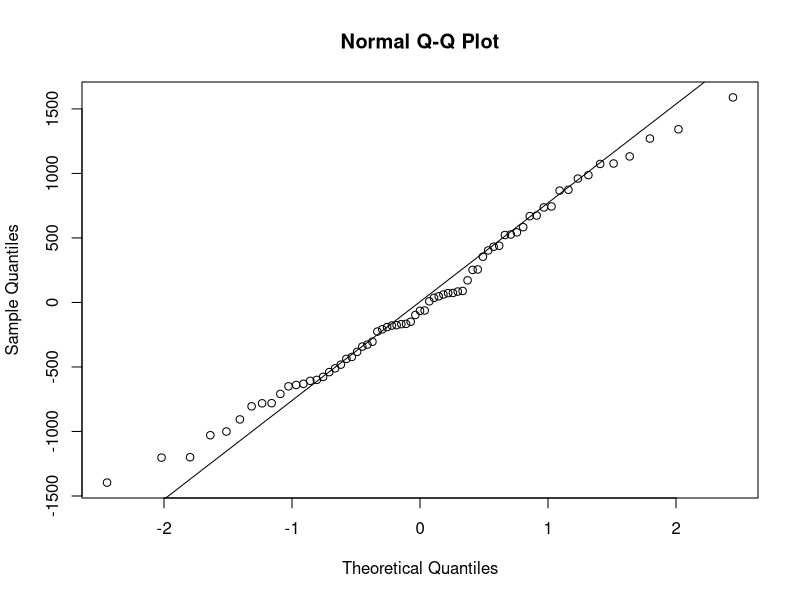
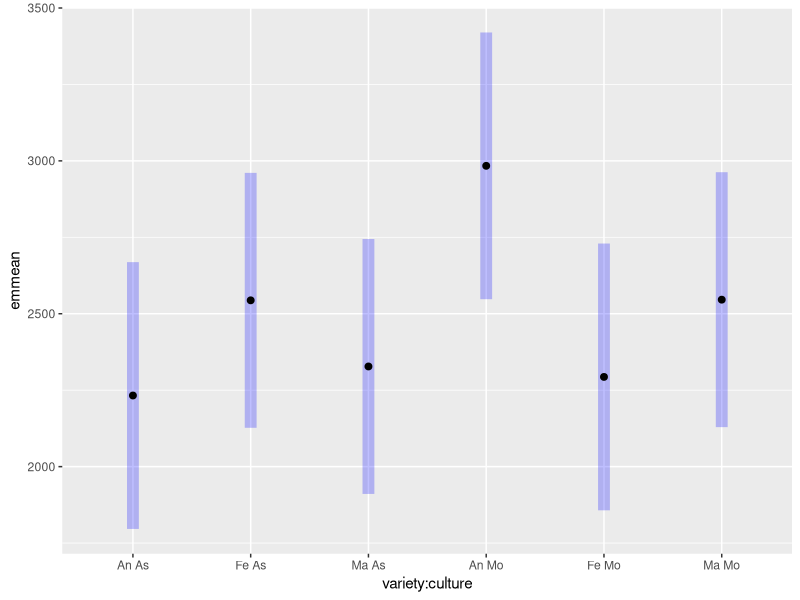
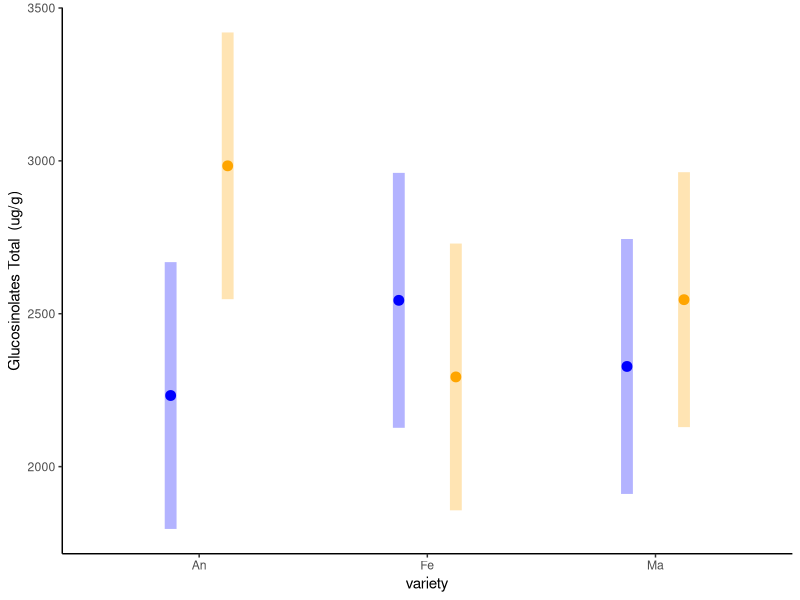
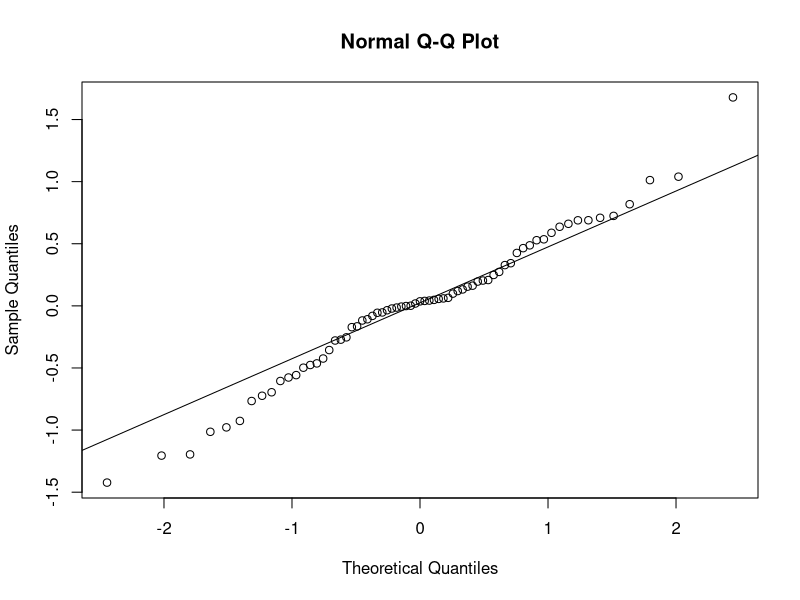
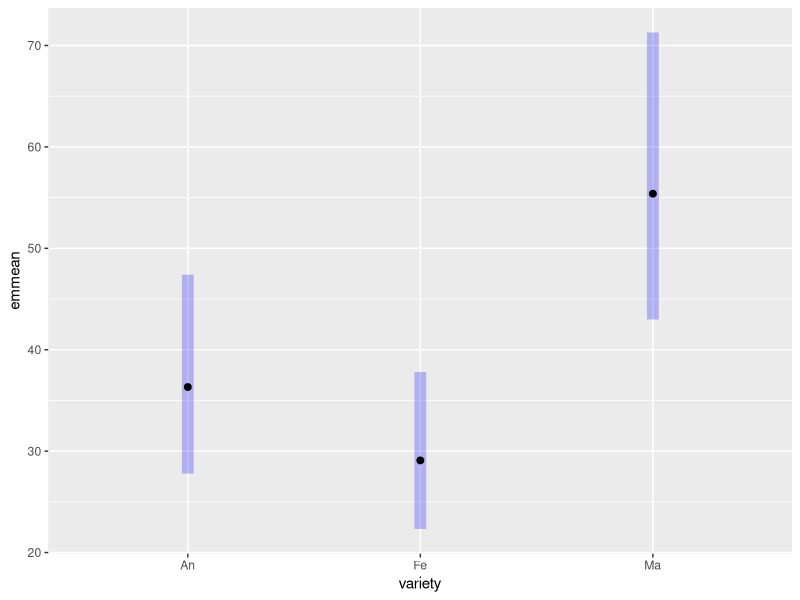
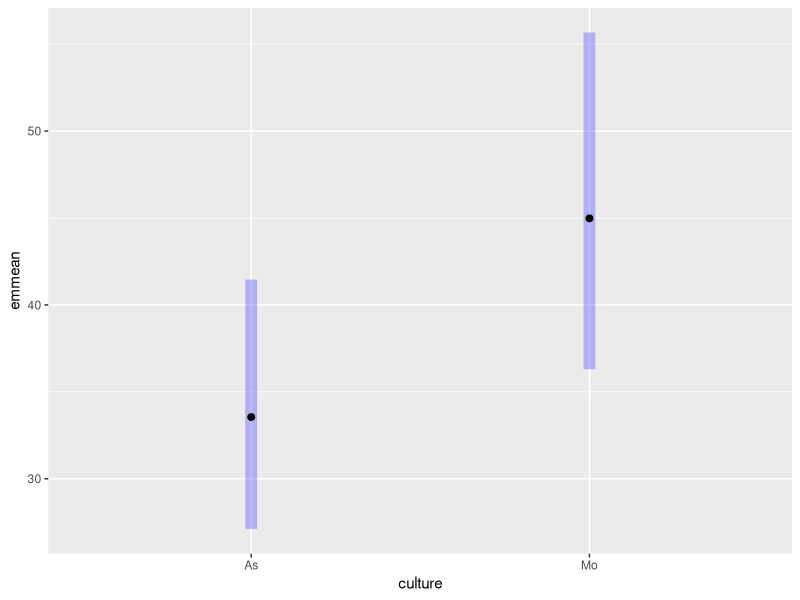
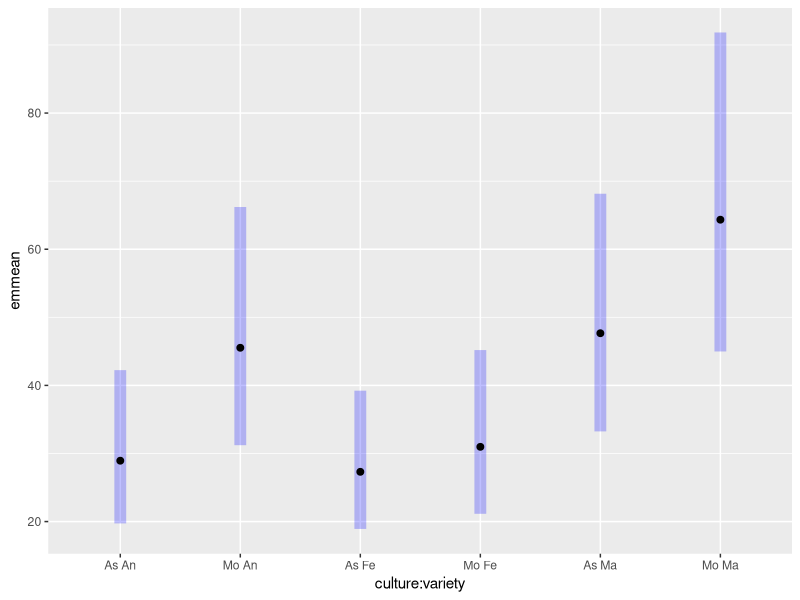
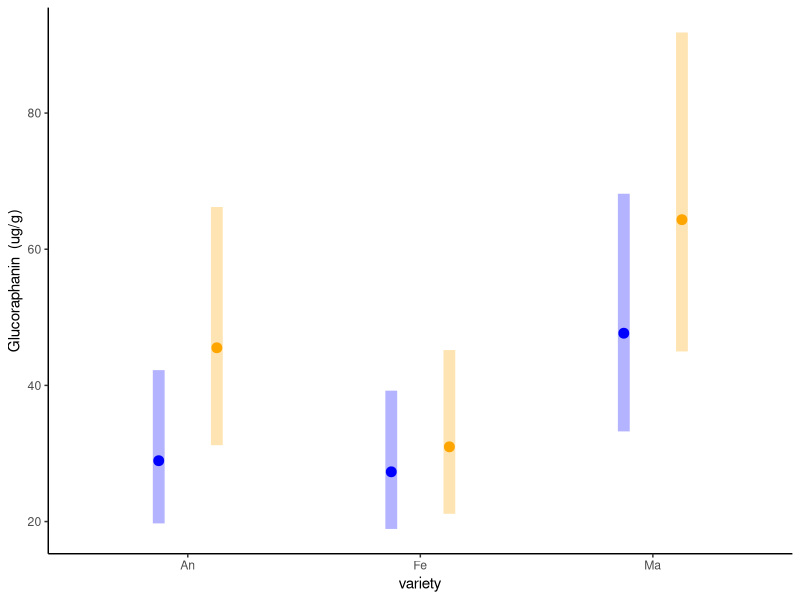

Source code (R) for these figures, in order: (Note: this script raises an error after producing the figures.)
library (broom)
library(rstatix)
library(ggplot2)

EVA_Gluco <- read.csv("Data/Glucosinolates.csv", sep=";")
head(EVA_Gluco)

EVA_Gluco$date <- as.factor(EVA_Gluco$date)

EVA_Gluco <- subset(EVA_Gluco, EVA_Gluco$total > 60)


EVA_Gluco$Progoitrin.isomer<-as.numeric(as.character(EVA_Gluco$Progoitrin.isomer))
EVA_Gluco$Glucoalyssin<-as.numeric(as.character(EVA_Gluco$ Glucoalyssin))
EVA_Gluco$Gluconapoleiferin<-as.numeric(as.character(EVA_Gluco$Gluconapoleiferin))
EVA_Gluco$Gluconapin<-as.numeric(as.character(EVA_Gluco$Gluconapin))
EVA_Gluco$Butyl.GS<-as.numeric(as.character(EVA_Gluco$Butyl.GS))
EVA_Gluco$Glucobrassicanapin<-as.numeric(as.character(EVA_Gluco$Glucobrassicanapin))
EVA_Gluco$Glucobrassicin<-as.numeric(as.character(EVA_Gluco$Glucobrassicin))
EVA_Gluco$Gluconasturtiin<-as.numeric(as.character(EVA_Gluco$Gluconasturtiin))
EVA_Gluco$Methoxyglucobrassicin<-as.numeric(as.character(EVA_Gluco$Methoxyglucobrassicin))
EVA_Gluco$Neoglucobrassicin<-as.numeric(as.character(EVA_Gluco$Neoglucobrassicin))
EVA_Gluco$Unknown.GLS..C16H20N2O11S2.<-as.numeric(as.character(EVA_Gluco$Unknown.GLS..C16H20N2O11S2.))
EVA_Gluco$total<-as.numeric(as.character(EVA_Gluco$total))
EVA_Gluco$Glucoraphanin<-as.numeric(as.character(EVA_Gluco$Glucoraphanin))

EVA_Gluco <- subset(EVA_Gluco, EVA_Gluco$Sampling_campain == "EVA_2_BF")

EVA_Gluco$variety <- as.factor(EVA_Gluco$variety)
EVA_Gluco$bloc <- as.factor(EVA_Gluco$bloc)

head(EVA_Gluco)

# Analysis culture and variety on Total gluco ####
head(EVA_Gluco)

EVA_Gluco$variety <- as.factor(EVA_Gluco$variety)

model <- lm(total ~ bloc + variety*culture  , data=EVA_Gluco) #calculer le model, la covariable passe en premier 

model.metrics <- augment(model) 
head(model.metrics)

shapiro_test(model.metrics$.resid)
qqnorm(model.metrics$.resid)
qqline(model.metrics$.resid)

#Homogénéité des variances 

model.metrics %>% levene_test(.resid ~ variety*culture) #OK

# Valeurs aberrantes 

model.metrics %>% filter(abs(.std.resid) > 3) %>% as.data.frame() #OK

anova_table <- EVA_Gluco  %>% anova_test(total ~ bloc + variety*culture )
head(anova_table)
anova_results <- data.frame(variety_p = numeric(), culture_p = numeric(), CxV_p = numeric())

# Function to extract p-values and append to results table
variety_p <- anova_table$p[anova_table$Effect == "variety"]
culture_p <- anova_table$p[anova_table$Effect == "culture"]
CxV_p <- anova_table$p[anova_table$Effect == "variety:culture"]

# Append to the global results table
anova_results <- rbind(anova_results, data.frame(variety_p, culture_p, CxV_p ))

library(emmeans)

pwc <- 
  emmeans(model,pairwise~variety*culture)
pwc
pairwise <- pwc$contrasts

emm<-emmeans(model, ~ variety*culture, type = 'response')

plot(emm, by = NULL, comparisons = FALSE, adjust = "tukey", horizontal = FALSE)

emm<-as.data.frame(emm)
emm

plot_total <- ggplot(emm, aes(x =emmean , y = variety, color = culture)) + 
  geom_point(position = position_dodge(width = 0.5), size=3, alpha = 1) + 
  geom_linerange(aes(xmin = lower.CL, xmax = upper.CL),position = position_dodge(width = 0.5),size = 4, alpha=0.3) + 
  scale_color_manual(values = c("blue","orange"), name = "", labels = c("Intercropping", "Monocropping")) + 
  labs(x = "Glucosinolates Total  (ug/g)", y = "variety") + 
  theme_classic() + coord_flip()

total <- plot_total +  theme( legend.position="none")

total

# Analysis culture and variety on Total Glucoraphanin ####

head(EVA_Gluco)

EVA_Gluco$variety <- as.factor(EVA_Gluco$variety)

model <- lm(log(Glucoraphanin+1) ~ bloc + variety*culture  , data=EVA_Gluco) #calculer le model, la covariable passe en premier 

model.metrics <- augment(model) 
head(model.metrics)

shapiro_test(model.metrics$.resid)
qqnorm(model.metrics$.resid)
qqline(model.metrics$.resid)

#Homogénéité des variances 

model.metrics %>% levene_test(.resid ~ variety*culture) #OK

# Valeurs aberrantes 

model.metrics %>% filter(abs(.std.resid) > 3) %>% as.data.frame() #OK

EVA_Gluco$log_Glucoraphanin <- log(EVA_Gluco$Glucoraphanin+1)

anova_table <- EVA_Gluco  %>% anova_test(log_Glucoraphanin ~ bloc + variety*culture )

# Function to extract p-values and append to results table
variety_p <- anova_table$p[anova_table$Effect == "variety"]
culture_p <- anova_table$p[anova_table$Effect == "culture"]
CxV_p <- anova_table$p[anova_table$Effect == "variety:culture"]

# Append to the global results table
anova_results <- rbind(anova_results, data.frame(variety_p, culture_p, CxV_p ))

library(emmeans)

pwc <- 
  emmeans(model,pairwise~culture)
pwc
pairwise <- pwc$contrasts

emm<-emmeans(model, ~ variety, type = 'response')

plot(emm, by = NULL, comparisons = FALSE, adjust = "tukey", horizontal = FALSE)

emm<-emmeans(model, ~ culture, type = 'response')

plot(emm, by = NULL, comparisons = FALSE, adjust = "tukey", horizontal = FALSE)

emm<-emmeans(model, ~ culture*variety, type = 'response')

plot(emm, by = NULL, comparisons = FALSE, adjust = "tukey", horizontal = FALSE)

emm<-as.data.frame(emm)
emm

plot_Glucoraphanin <- ggplot(emm, aes(x =response , y = variety, color = culture)) + 
  geom_point(position = position_dodge(width = 0.5), size=3, alpha = 1) + 
  geom_linerange(aes(xmin = lower.CL, xmax = upper.CL),position = position_dodge(width = 0.5),size = 4, alpha=0.3) + 
  scale_color_manual(values = c("blue","orange"), name = "", labels = c("Intercropping", "Monocropping")) + 
  labs(x = "Glucoraphanin  (ug/g)", y = "variety") + 
  theme_classic() + coord_flip()

Glucoraphanin <- plot_Glucoraphanin +  theme( legend.position="none")

Glucoraphanin

# Progoitrin.isomer####

head(EVA_Gluco)

EVA_Gluco$variety <- as.factor(EVA_Gluco$variety)

model <- lm(log(Progoitrin.isomer+1) ~ bloc + variety*culture  , data=EVA_Gluco) #calculer le model, la covariable passe en premier 

model.metrics <- augment(model) 
head(model.metrics)

shapiro_test(model.metrics$.resid)
qqnorm(model.metrics$.resid)
qqline(model.metrics$.resid)

#Homogénéité des variances 

model.metrics %>% levene_test(.resid ~ variety*culture) #OK

# Valeurs aberrantes 

model.metrics %>% filter(abs(.std.resid) > 3) %>% as.data.frame() #OK

EVA_Gluco$log_Progoitrin.isomer <- log(EVA_Gluco$Progoitrin.isomer+1)

anova_table <- EVA_Gluco  %>% anova_test(log_Progoitrin.isomer ~ bloc + variety*culture )

# Function to extract p-values and append to results table
variety_p <- anova_table$p[anova_table$Effect == "variety"]
culture_p <- anova_table$p[anova_table$Effect == "culture"]
CxV_p <- anova_table$p[anova_table$Effect == "variety:culture"]

# Append to the global results table
anova_results <- rbind(anova_results, data.frame(variety_p, culture_p, CxV_p ))

library(emmeans)

emm<-emmeans(model, ~ culture*variety, type = 'response')

plot(emm, by = NULL, comparisons = FALSE, adjust = "tukey", horizontal = FALSE)

emm<-as.data.frame(emm)
emm

pwc <- 
  emmeans(model,pairwise~culture*variety)
pwc

plot_Progoitrin.isomer<- ggplot(emm, aes(x =response , y = variety, color = culture)) + 
  geom_point(position = position_dodge(width = 0.5), size=3, alpha = 1) + 
  geom_linerange(aes(xmin = lower.CL, xmax = upper.CL),position = position_dodge(width = 0.5),size = 4, alpha=0.3) + 
  scale_color_manual(values = c("blue","orange"), name = "", labels = c("Intercropping", "Monocropping")) + 
  labs(x = "Progoitrin  (ug/g)", y = "variety") + 
  theme_classic() + coord_flip()

Progoitrin <- plot_Progoitrin.isomer +  theme( legend.position="none")

Progoitrin

# Glucoalyssin ####

head(EVA_Gluco)

EVA_Gluco$variety <- as.factor(EVA_Gluco$variety)

model <- lm(Glucoalyssin ~ bloc + variety*culture  , data=EVA_Gluco) #calculer le model, la covariable passe en premier 

model.metrics <- augment(model) 
head(model.metrics)

shapiro_test(model.metrics$.resid)
qqnorm(model.metrics$.resid)
qqline(model.metrics$.resid)

#Homogénéité des variances 

model.metrics %>% levene_test(.resid ~ variety*culture) #OK

# Valeurs aberrantes 

model.metrics %>% filter(abs(.std.resid) > 3) %>% as.data.frame() #OK

anova_table <- EVA_Gluco  %>% anova_test(Glucoalyssin ~ bloc + variety*culture )

# Function to extract p-values and append to results table
variety_p <- anova_table$p[anova_table$Effect == "variety"]
culture_p <- anova_table$p[anova_table$Effect == "culture"]
CxV_p <- anova_table$p[anova_table$Effect == "variety:culture"]

# Append to the global results table
anova_results <- rbind(anova_results, data.frame(variety_p, culture_p, CxV_p ))

library(emmeans)

emm<-emmeans(model, ~ culture*variety, type = 'response')

plot(emm, by = NULL, comparisons = FALSE, adjust = "tukey", horizontal = FALSE)

emm<-as.data.frame(emm)
emm

plot_Glucoalyssin <- ggplot(emm, aes(x =emmean , y = variety, color = culture)) + 
  geom_point(position = position_dodge(width = 0.5), size=3, alpha = 1) + 
  geom_linerange(aes(xmin = lower.CL, xmax = upper.CL),position = position_dodge(width = 0.5),size = 4, alpha=0.3) + 
  scale_color_manual(values = c("blue","orange"), name = "", labels = c("Intercropping", "Monocropping")) + 
  labs(x = "Glucoalyssin  (ug/g)", y = "variety") + 
  theme_classic() + coord_flip()

Glucoalyssin <- plot_Glucoalyssin +  theme( legend.position="none")

Glucoalyssin

# Gluconapoleiferin ####

head(EVA_Gluco)

EVA_Gluco$variety <- as.factor(EVA_Gluco$variety)

model <- lm(log(Gluconapoleiferin+1) ~ bloc + variety*culture  , data=EVA_Gluco) #calculer le model, la covariable passe en premier 

model.metrics <- augment(model) 
head(model.metrics)

shapiro_test(model.metrics$.resid)
qqnorm(model.metrics$.resid)
qqline(model.metrics$.resid)

#Homogénéité des variances 

model.metrics %>% levene_test(.resid ~ variety*culture) #OK

# Valeurs aberrantes 

model.metrics %>% filter(abs(.std.resid) > 3) %>% as.data.frame() #OK

EVA_Gluco$log_Gluconapoleiferin <- log(EVA_Gluco$Gluconapoleiferin+1)

anova_table <- EVA_Gluco  %>% anova_test(log_Gluconapoleiferin ~ bloc + variety*culture )

# Function to extract p-values and append to results table
variety_p <- anova_table$p[anova_table$Effect == "variety"]
culture_p <- anova_table$p[anova_table$Effect == "culture"]
CxV_p <- anova_table$p[anova_table$Effect == "variety:culture"]

# Append to the global results table
anova_results <- rbind(anova_results, data.frame(variety_p, culture_p, CxV_p ))

library(emmeans)

pwc <- 
  emmeans(model,pairwise~culture*variety)
pwc
pairwise <- pwc$contrasts

emm<-emmeans(model, ~ variety, type = 'response')

plot(emm, by = NULL, comparisons = FALSE, adjust = "tukey", horizontal = FALSE)

emm<-emmeans(model, ~ culture, type = 'response')

plot(emm, by = NULL, comparisons = FALSE, adjust = "tukey", horizontal = FALSE)

emm<-emmeans(model, ~ culture*variety, type = 'response')

plot(emm, by = NULL, comparisons = FALSE, adjust = "tukey", horizontal = FALSE)

emm<-as.data.frame(emm)
emm

plot_Gluconapoleiferin <- ggplot(emm, aes(x =response , y = variety, color = culture)) + 
  geom_point(position = position_dodge(width = 0.5), size=3, alpha = 1) + 
  geom_linerange(aes(xmin = lower.CL, xmax = upper.CL),position = position_dodge(width = 0.5),size = 4, alpha=0.3) + 
  scale_color_manual(values = c("blue","orange"), name = "", labels = c("Intercropping", "Monocropping")) + 
  labs(x = "Glucoraphanin  (ug/g)", y = "variety") + 
  theme_classic() + coord_flip()

Gluconapoleiferin <- plot_Gluconapoleiferin +  theme( legend.position="none")

Gluconapoleiferin

#Gluconapin####

head(EVA_Gluco)

EVA_Gluco$variety <- as.factor(EVA_Gluco$variety)

model <- lm(Gluconapin ~ bloc + variety*culture  , data=EVA_Gluco) #calculer le model, la covariable passe en premier 

model.metrics <- augment(model) 
head(model.metrics)

shapiro_test(model.metrics$.resid)
qqnorm(model.metrics$.resid)
qqline(model.metrics$.resid)

#Homogénéité des variances 

model.metrics %>% levene_test(.resid ~ variety*culture) #OK

# Valeurs aberrantes 

model.metrics %>% filter(abs(.std.resid) > 3) %>% as.data.frame() #OK

anova_table <- EVA_Gluco  %>% anova_test(Gluconapin ~ bloc + variety*culture )

# Function to extract p-values and append to results table
variety_p <- anova_table$p[anova_table$Effect == "variety"]
culture_p <- anova_table$p[anova_table$Effect == "culture"]
CxV_p <- anova_table$p[anova_table$Effect == "variety:culture"]

# Append to the global results table
anova_results <- rbind(anova_results, data.frame(variety_p, culture_p, CxV_p ))

library(emmeans)

emm<-emmeans(model, ~ culture*variety, type = 'response')

plot(emm, by = NULL, comparisons = FALSE, adjust = "tukey", horizontal = FALSE)

emm<-as.data.frame(emm)
emm

plot_Gluconapin<- ggplot(emm, aes(x =emmean , y = variety, color = culture)) + 
  geom_point(position = position_dodge(width = 0.5), size=3, alpha = 1) + 
  geom_linerange(aes(xmin = lower.CL, xmax = upper.CL),position = position_dodge(width = 0.5),size = 4, alpha=0.3) + 
  scale_color_manual(values = c("blue","orange"), name = "", labels = c("Intercropping", "Monocropping")) + 
  labs(x = "Gluconapinn  (ug/g)", y = "variety") + 
  theme_classic() + coord_flip()

Gluconapin <- plot_Gluconapin +  theme( legend.position="none")


# Analysis culture and variety on Total Butyl####
head(EVA_Gluco)

EVA_Gluco$variety <- as.factor(EVA_Gluco$variety)

model <- lm(log(Butyl.GS+1) ~ bloc + variety*culture  , data=EVA_Gluco) #calculer le model, la covariable passe en premier 

model.metrics <- augment(model) 
head(model.metrics)

shapiro_test(model.metrics$.resid)
qqnorm(model.metrics$.resid)
qqline(model.metrics$.resid)

#Homogénéité des variances 

model.metrics %>% levene_test(.resid ~ variety*culture) #OK

# Valeurs aberrantes 

model.metrics %>% filter(abs(.std.resid) > 3) %>% as.data.frame() #OK

anova_table <- EVA_Gluco  %>% anova_test(Butyl.GS ~ bloc + variety*culture )

# Function to extract p-values and append to results table
variety_p <- anova_table$p[anova_table$Effect == "variety"]
culture_p <- anova_table$p[anova_table$Effect == "culture"]
CxV_p <- anova_table$p[anova_table$Effect == "variety:culture"]

# Append to the global results table
anova_results <- rbind(anova_results, data.frame(variety_p, culture_p, CxV_p ))

library(emmeans)

pwc <- 
  emmeans(model,pairwise~variety)
pwc
pairwise <- pwc$contrasts

emm<-emmeans(model, ~ variety*culture, type = 'response')

plot(emm, by = NULL, comparisons = FALSE, adjust = "tukey", horizontal = FALSE)

emm<-as.data.frame(emm)
emm

plot_Butyl <- ggplot(emm, aes(x =response , y = variety, color = culture)) + 
  geom_point(position = position_dodge(width = 0.5), size=3, alpha = 1) + 
  geom_linerange(aes(xmin = lower.CL, xmax = upper.CL),position = position_dodge(width = 0.5),size = 4, alpha=0.3) + 
  scale_color_manual(values = c("blue","orange"), name = "", labels = c("Intercropping", "Monocropping")) + 
  labs(x = "Butyl glucosinolate  (ug/g)", y = "variety") + 
  theme_classic() + coord_flip()

Butyl <- plot_Butyl+  theme( legend.position="none")

Butyl

# Analysis culture and variety on Total Glucobrassicanapin ####

model <- lm(log(Glucobrassicanapin+1) ~ bloc + variety*culture  , data=EVA_Gluco) #calculer le model, la covariable passe en premier 

model.metrics <- augment(model) 
head(model.metrics)

shapiro_test(model.metrics$.resid)
qqnorm(model.metrics$.resid)
qqline(model.metrics$.resid)

#Homogénéité des variances 

model.metrics %>% levene_test(.resid ~ variety*culture) #OK

# Valeurs aberrantes 

model.metrics %>% filter(abs(.std.resid) > 3) %>% as.data.frame() #OK

EVA_Gluco$log_Glucobrassicanapin <- log(EVA_Gluco$Glucobrassicanapin+1)

anova_table <- EVA_Gluco  %>% anova_test(Glucobrassicanapin ~ bloc + variety*culture )

# Function to extract p-values and append to results table
variety_p <- anova_table$p[anova_table$Effect == "variety"]
culture_p <- anova_table$p[anova_table$Effect == "culture"]
CxV_p <- anova_table$p[anova_table$Effect == "variety:culture"]

# Append to the global results table
anova_results <- rbind(anova_results, data.frame(variety_p, culture_p, CxV_p ))

library(emmeans)

pwc <- 
  emmeans(model,pairwise~culture*variety)
pwc

pairwise <- pwc$contrasts

emm<-emmeans(model, ~ variety*culture, type = 'response')

plot(emm, by = NULL, comparisons = FALSE, adjust = "tukey", horizontal = FALSE)

emm<-as.data.frame(emm)
emm

plot_Glucobrassicanapin <- ggplot(emm, aes(x =response , y = variety, color = culture)) + 
  geom_point(position = position_dodge(width = 0.5), size=3, alpha = 1) + 
  geom_linerange(aes(xmin = lower.CL, xmax = upper.CL),position = position_dodge(width = 0.5),size = 4, alpha=0.3) + 
  scale_color_manual(values = c("blue","orange"), name = "", labels = c("Intercropping", "Monocropping")) + 
  labs(x = "Glucobrassicanapin  (ug/g)", y = "variety") + 
  theme_classic() + coord_flip()

Glucobrassicanapin <- plot_Glucobrassicanapin +  theme( legend.position="none")

Glucobrassicanapin

# Analysis culture and variety on Total Glucobrassicin ####
head(EVA_Gluco)

model <- lm(log(Glucobrassicin+1) ~ bloc + variety*culture  , data=EVA_Gluco) #calculer le model, la covariable passe en premier 

model.metrics <- augment(model) 
head(model.metrics)

shapiro_test(model.metrics$.resid)
qqnorm(model.metrics$.resid)
qqline(model.metrics$.resid)

#Homogénéité des variances 

model.metrics %>% levene_test(.resid ~ variety*culture) #OK

# Valeurs aberrantes 

model.metrics %>% filter(abs(.std.resid) > 3) %>% as.data.frame() #OK

EVA_Gluco$log_Glucobrassicin <- log(EVA_Gluco$Glucobrassicin+1)

anova_table <- EVA_Gluco  %>% anova_test(log_Glucobrassicin ~ bloc + variety*culture )

# Function to extract p-values and append to results table
variety_p <- anova_table$p[anova_table$Effect == "variety"]
culture_p <- anova_table$p[anova_table$Effect == "culture"]
CxV_p <- anova_table$p[anova_table$Effect == "variety:culture"]

# Append to the global results table
anova_results <- rbind(anova_results, data.frame(variety_p, culture_p, CxV_p ))

library(emmeans)

pwc <- 
  emmeans(model,pairwise~variety)
pwc
pairwise <- pwc$contrasts

emm<-emmeans(model, ~ variety*culture, type = 'response')

plot(emm, by = NULL, comparisons = FALSE, adjust = "tukey", horizontal = FALSE)

emm<-as.data.frame(emm)
emm

plot_Glucobrassicin <- ggplot(emm, aes(x =response , y = variety, color = culture)) + 
  geom_point(position = position_dodge(width = 0.5), size=3, alpha = 1) + 
  geom_linerange(aes(xmin = lower.CL, xmax = upper.CL),position = position_dodge(width = 0.5),size = 4, alpha=0.3) + 
  scale_color_manual(values = c("blue","orange"), name = "", labels = c("Intercropping", "Monocropping")) + 
  labs(x = "Glucobrassicin  (ug/g)", y = "variety") + 
  theme_classic() + coord_flip()

Glucobrassicin <- plot_Glucobrassicin +  theme( legend.position="none")

Glucobrassicin

#Gluconasturtiin####

head(EVA_Gluco)

model <- lm(Gluconasturtiin ~ bloc + variety*culture  , data=EVA_Gluco) #calculer le model, la covariable passe en premier 

model.metrics <- augment(model) 
head(model.metrics)

shapiro_test(model.metrics$.resid)
qqnorm(model.metrics$.resid)
qqline(model.metrics$.resid)

#Homogénéité des variances 

model.metrics %>% levene_test(.resid ~ variety*culture) #OK

# Valeurs aberrantes 

model.metrics %>% filter(abs(.std.resid) > 3) %>% as.data.frame() #OK

anova_table <- EVA_Gluco  %>% anova_test(Gluconasturtiin ~ bloc + variety*culture )

# Function to extract p-values and append to results table
variety_p <- anova_table$p[anova_table$Effect == "variety"]
culture_p <- anova_table$p[anova_table$Effect == "culture"]
CxV_p <- anova_table$p[anova_table$Effect == "variety:culture"]

# Append to the global results table
anova_results <- rbind(anova_results, data.frame(variety_p, culture_p, CxV_p ))

library(emmeans)

emm<-emmeans(model, ~ culture*variety, type = 'response')

plot(emm, by = NULL, comparisons = FALSE, adjust = "tukey", horizontal = FALSE)

emm<-as.data.frame(emm)
emm

plot_Gluconasturtiin <- ggplot(emm, aes(x =emmean , y = variety, color = culture)) + 
  geom_point(position = position_dodge(width = 0.5), size=3, alpha = 1) + 
  geom_linerange(aes(xmin = lower.CL, xmax = upper.CL),position = position_dodge(width = 0.5),size = 4, alpha=0.3) + 
  scale_color_manual(values = c("blue","orange"), name = "", labels = c("Intercropping", "Monocropping")) + 
  labs(x = "Gluconasturtiin  (ug/g)", y = "variety") + 
  theme_classic() + coord_flip()

Gluconasturtiin <- plot_Gluconasturtiin +  theme( legend.position="none")
Gluconasturtiin 

# Methoxyglucobrassicin ####
head(EVA_Gluco)

model <- lm(log(Methoxyglucobrassicin+1) ~ bloc + variety*culture  , data=EVA_Gluco) #calculer le model, la covariable passe en premier 

model.metrics <- augment(model) 
head(model.metrics)

shapiro_test(model.metrics$.resid)
qqnorm(model.metrics$.resid)
qqline(model.metrics$.resid)

#Homogénéité des variances 

model.metrics %>% levene_test(.resid ~ variety*culture) #OK

# Valeurs aberrantes 

model.metrics %>% filter(abs(.std.resid) > 3) %>% as.data.frame() #OK

EVA_Gluco$log_Methoxyglucobrassicin <- log(EVA_Gluco$Methoxyglucobrassicin+1)

anova_table <- EVA_Gluco  %>% anova_test(log_Methoxyglucobrassicin ~ bloc + variety*culture )

# Function to extract p-values and append to results table
variety_p <- anova_table$p[anova_table$Effect == "variety"]
culture_p <- anova_table$p[anova_table$Effect == "culture"]
CxV_p <- anova_table$p[anova_table$Effect == "variety:culture"]

# Append to the global results table
anova_results <- rbind(anova_results, data.frame(variety_p, culture_p, CxV_p ))

library(emmeans)

pwc <- 
  emmeans(model,pairwise~variety)
pwc
pairwise <- pwc$contrasts

emm<-emmeans(model, ~ variety*culture, type = 'response')

plot(emm, by = NULL, comparisons = FALSE, adjust = "tukey", horizontal = FALSE)

emm<-as.data.frame(emm)
emm

plot_Methoxyglucobrassicin <- ggplot(emm, aes(x =response , y = variety, color = culture)) + 
  geom_point(position = position_dodge(width = 0.5), size=3, alpha = 1) + 
  geom_linerange(aes(xmin = lower.CL, xmax = upper.CL),position = position_dodge(width = 0.5),size = 4, alpha=0.3) + 
  scale_color_manual(values = c("blue","orange"), name = "", labels = c("Intercropping", "Monocropping")) + 
  labs(x = "Glucobrassicin  (ug/g)", y = "variety") + 
  theme_classic() + coord_flip()

Methoxyglucobrassicin <- plot_Methoxyglucobrassicin +  theme( legend.position="none")

Methoxyglucobrassicin

# Neoglucobrassicin ####

head(EVA_Gluco)

model <- lm(log(Neoglucobrassicin+1) ~ bloc + variety*culture  , data=EVA_Gluco) #calculer le model, la covariable passe en premier 

model.metrics <- augment(model) 
head(model.metrics)

shapiro_test(model.metrics$.resid)
qqnorm(model.metrics$.resid)
qqline(model.metrics$.resid)

#Homogénéité des variances 

model.metrics %>% levene_test(.resid ~ variety*culture) #OK

# Valeurs aberrantes 

model.metrics %>% filter(abs(.std.resid) > 3) %>% as.data.frame() #OK

EVA_Gluco$log_Neoglucobrassicin <- log(EVA_Gluco$Neoglucobrassicin+1)

anova_table <- EVA_Gluco  %>% anova_test(log_Neoglucobrassicin ~ bloc + variety*culture )

# Function to extract p-values and append to results table
variety_p <- anova_table$p[anova_table$Effect == "variety"]
culture_p <- anova_table$p[anova_table$Effect == "culture"]
CxV_p <- anova_table$p[anova_table$Effect == "variety:culture"]

# Append to the global results table
anova_results <- rbind(anova_results, data.frame(variety_p, culture_p, CxV_p ))

library(emmeans)

pwc <- 
  emmeans(model,pairwise~variety)
pwc
pairwise <- pwc$contrasts

emm<-emmeans(model, ~ variety*culture, type = 'response')

plot(emm, by = NULL, comparisons = FALSE, adjust = "tukey", horizontal = FALSE)

emm<-as.data.frame(emm)
emm

plot_Neoglucobrassicin <- ggplot(emm, aes(x =response , y = variety, color = culture)) + 
  geom_point(position = position_dodge(width = 0.5), size=3, alpha = 1) + 
  geom_linerange(aes(xmin = lower.CL, xmax = upper.CL),position = position_dodge(width = 0.5),size = 4, alpha=0.3) + 
  scale_color_manual(values = c("blue","orange"), name = "", labels = c("Intercropping", "Monocropping")) + 
  labs(x = "Glucobrassicin  (ug/g)", y = "variety") + 
  theme_classic() + coord_flip()

Neoglucobrassicin <- plot_Neoglucobrassicin +  theme( legend.position="none")

Neoglucobrassicin

#Unknown.GLS ####

head(EVA_Gluco)

model <- lm(log(Unknown.GLS..C16H20N2O11S2.+1) ~ bloc + variety*culture  , data=EVA_Gluco) #calculer le model, la covariable passe en premier 

model.metrics <- augment(model) 
head(model.metrics)

shapiro_test(model.metrics$.resid)
qqnorm(model.metrics$.resid)
qqline(model.metrics$.resid)

#Homogénéité des variances 

model.metrics %>% levene_test(.resid ~ variety*culture) #OK

# Valeurs aberrantes 

model.metrics %>% filter(abs(.std.resid) > 3) %>% as.data.frame() #OK

EVA_Gluco$log_Unknown.GLS <- log(EVA_Gluco$Unknown.GLS..C16H20N2O11S2.+1)

anova_table <- EVA_Gluco  %>% anova_test(log_Unknown.GLS ~ bloc + variety*culture )

# Function to extract p-values and append to results table
variety_p <- anova_table$p[anova_table$Effect == "variety"]
culture_p <- anova_table$p[anova_table$Effect == "culture"]
CxV_p <- anova_table$p[anova_table$Effect == "variety:culture"]

# Append to the global results table
anova_results <- rbind(anova_results, data.frame(variety_p, culture_p, CxV_p ))

library(emmeans)

pwc <- 
  emmeans(model,pairwise~variety)
pwc
pairwise <- pwc$contrasts

emm<-emmeans(model, ~ variety*culture, type = 'response')

plot(emm, by = NULL, comparisons = FALSE, adjust = "tukey", horizontal = FALSE)

emm<-as.data.frame(emm)
emm

plot_log_Unknown.GLS <- ggplot(emm, aes(x =response , y = variety, color = culture)) + 
  geom_point(position = position_dodge(width = 0.5), size=3, alpha = 1) + 
  geom_linerange(aes(xmin = lower.CL, xmax = upper.CL),position = position_dodge(width = 0.5),size = 4, alpha=0.3) + 
  scale_color_manual(values = c("blue","orange"), name = "", labels = c("Intercropping", "Monocropping")) + 
  labs(x = "Glucobrassicin  (ug/g)", y = "variety") + 
  theme_classic() + coord_flip()

log_Unknown.GLS <- plot_log_Unknown.GLS +  theme( legend.position="none")

log_Unknown.GLS

# FIGURE ####

write.csv(anova_results, "~/working/Aboveground_characterization/3-Output/anova_results_EVA_2023_BF.csv" )

library(ggpubr)

figure <- ggarrange(total, Butyl, Glucoraphanin, Glucobrassicin, Glucobrassicanapin, 
                    Glucoalyssin, Gluconasturtiin, Gluconapin, Progoitrin,
                    labels = c("A", "B", "C", "D", "E", "F", "G","H", "I", "J"), 
                    ncol = 2, nrow = 5, 
                    common.legend = TRUE, legend = "bottom", 
                    widths = 2)
figure
